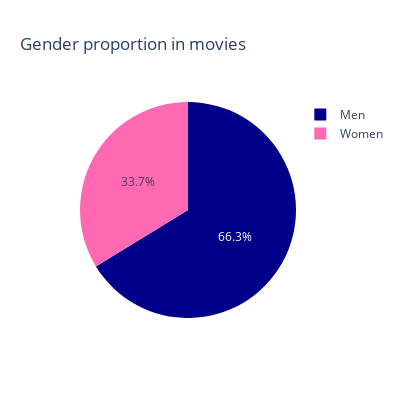

Source (notebook cell):
### Code cell
import plotly.express as px

fig = px.pie( values= movie_summary_char_merged_grouped_protagonists['Count_of_Char'], names=["Women","Men"], title='Gender proportion in movies',color_discrete_sequence=['darkblue','hotpink'])
fig.update_layout(height=400, width=400)
fig.write_html("figures/Gender_proportion_protagonist.html")
fig

### Figure 1 — Plotly figure (JSON) as saved in the notebook; plotly's stock layout.template omitted (floating-point values rounded to 4 significant figures)
{"data": [{"domain": {"x": [0, 1], "y": [0, 1]}, "hovertemplate": "label=%{label}<br>value=%{value}<extra></extra>", "labels": ["Women", "Men"], "legendgroup": "", "name": "", "showlegend": true, "type": "pie", "values": [26968, 52958]}], "layout": {"height": 400, "legend": {"tracegroupgap": 0}, "piecolorway": ["darkblue", "hotpink"], "title": {"text": "Gender proportion in movies"}, "width": 400}}
